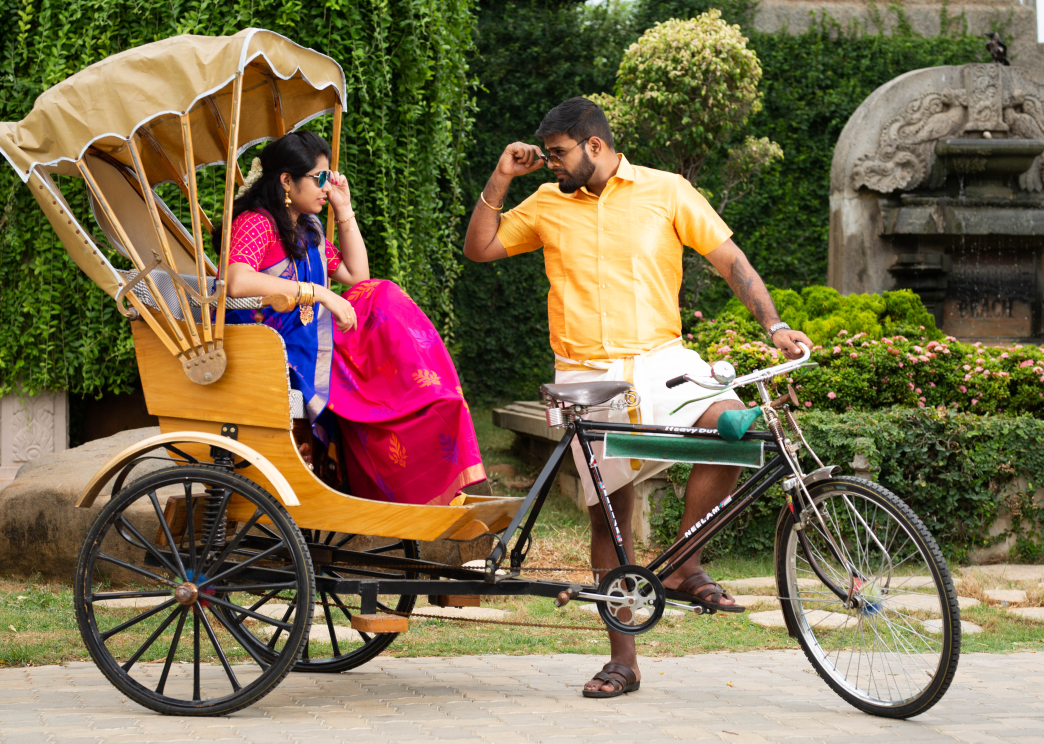
#> input picture img/gallery/outdoor/RAM15219.jpg, 5220 x 3718 px, found by its file name (shown at 1/5 size); its folder holds 4 pictures in this run
$ python compress.py
#> lines starting #> are read from the running program, lines starting #| are printed output that depends on the picture
import os
from PIL import Image

def compress_images(input_folder, output_folder, max_size):
    # Check if the output folder exists, if not create it
#> called with input_folder = 'outdoor', output_folder = 'outdoor', max_size = 999
    if not os.path.exists(output_folder):
        os.makedirs(output_folder)


    # Loop through all files in the input folder
    for filename in os.listdir(input_folder):
        # Check if the file is an image
        if filename.lower().endswith(('.png', '.jpg', '.jpeg', '.gif')):
            # Construct the input and output paths
            input_path = os.path.join(input_folder, filename)
            output_path = os.path.join(output_folder, filename)
            print(input_path,output_path)
            # Open the image file
            with Image.open(input_path) as image:
                # Get the current aspect ratio
#> image is the input picture: PIL image 5220x3718 RGB; mean R, G, B 123.7, 108.6, 78.6
                aspect_ratio = image.size[0] / image.size[1]
#> aspect_ratio = 1.4

                # Calculate the new size based on the max_size and aspect ratio
                new_size = (int(max_size * aspect_ratio), max_size)
#> new_size = (1402, 999)

                # Resize the image
                resized_image = image.resize(new_size, resample=Image.LANCZOS)
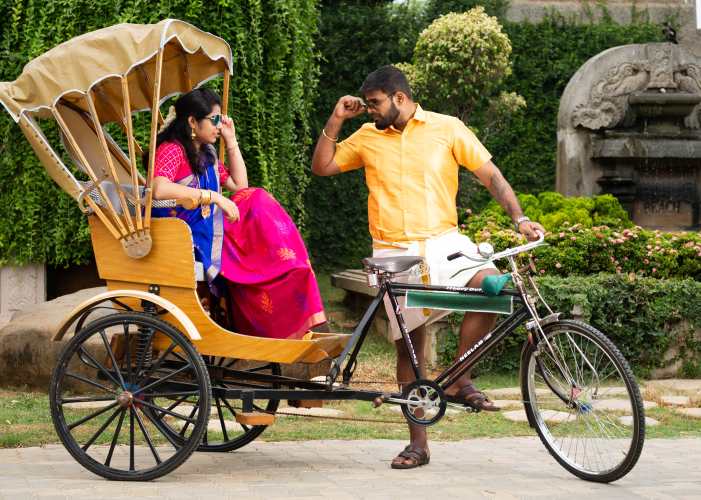
#> resized_image: PIL image 1402x999 RGB (shown at 1/2 size); mean R, G, B 123.7, 108.6, 78.7
                print(resized_image,">>>>>>>>>")
#| <PIL.Image.Image image mode=RGB size=1402x999 at 0x7FDA17EFD450> >>>>>>>>>
#> pass 3 of the loop in compress_images, `for filename in os.listdir(input_folder):`:
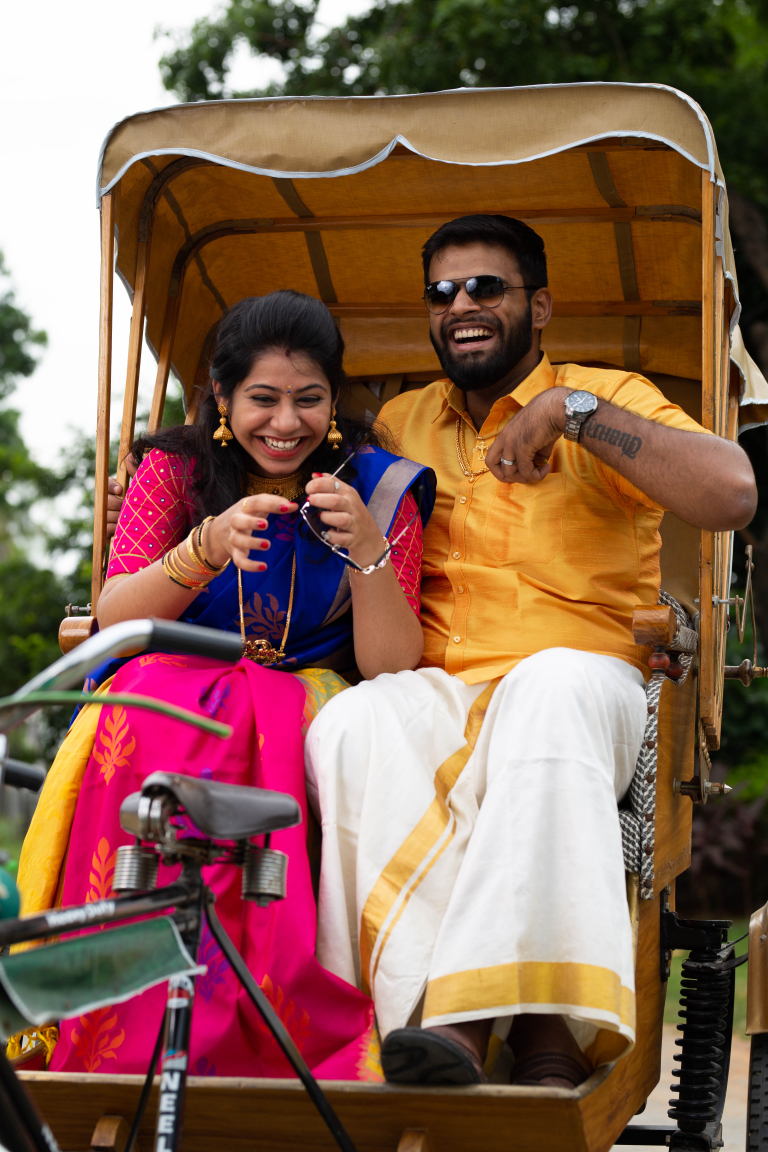
#> input picture img/gallery/outdoor/RAM15271.jpg, 3840 x 5760 px, found by its file name (shown at 1/5 size)
#> in compress_images, image is the input picture: PIL image 3840x5760 RGB; mean R, G, B 135.4, 98.8, 82.2
#> in compress_images, `resized_image = image.resize(new_size, resample=Image.LANCZOS)`:
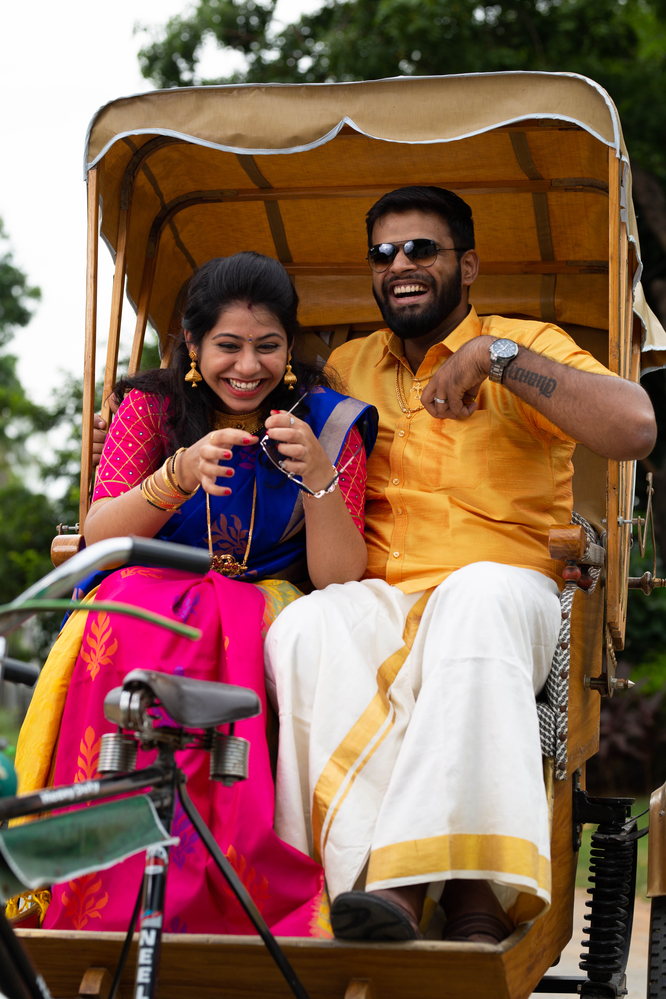
#> resized_image: PIL image 666x999 RGB; mean R, G, B 135.4, 98.8, 82.2
#| <PIL.Image.Image image mode=RGB size=666x999 at 0x7FDA17EFD450> >>>>>>>>>
#> the loop made 4 passes; the first 3 are shown

                # Save the resized image with the same quality as the original
                resized_image.save(output_path, optimize=True, quality=image.info.get("quality", 95))
                # print(">>>>>>>>>x here",x)
# Example usage
compress_images("outdoor", "outdoor", 999)
